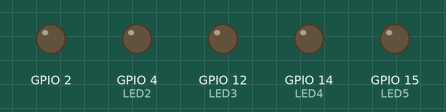
Simulated run of this sketch. Board: ESP32. Parts: output pins drawn as LEDs (lit = HIGH).

Above: at 0.05 s.
At 1.35 s:
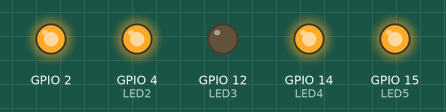
At 2.85 s:
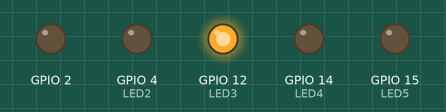
Timing chart, 0 to 3.1 s (numbered marks = the images above):
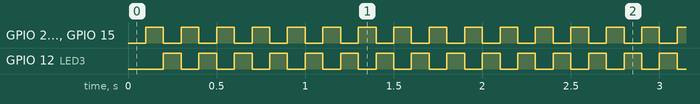

The sketch:

TickerFunctional.ino
```cpp
#include "Arduino.h"
#include "Ticker.h"

#define LED1  2
#define LED2  4
#define LED3  12
#define LED4  14
#define LED5  15

/**** 创建一个类****/
class ExampleClass {
  public:
    ExampleClass(int pin, int duration) : _pin(pin), _duration(duration) {//  “:”继承对象；
      pinMode(_pin, OUTPUT);
      _myTicker.attach_ms(_duration, std::bind(&ExampleClass::classBlink, this));
    }//构造函数
    ~ExampleClass() {};//析构函数

    int _pin, _duration;
    Ticker _myTicker;

    void classBlink() {
      digitalWrite(_pin, !digitalRead(_pin));
    }
};

void staticBlink() {
  digitalWrite(LED2, !digitalRead(LED2));
}

void scheduledBlink() {
  digitalWrite(LED3, !digitalRead(LED2));
}

void parameterBlink(int p) {
  digitalWrite(p, !digitalRead(p));
}
/**** 创建定时器任务****/
Ticker staticTicker;
Ticker scheduledTicker;
Ticker parameterTicker;
Ticker lambdaTicker;

ExampleClass example(LED1, 100);


void setup() {
  pinMode(LED2, OUTPUT);
  staticTicker.attach_ms(100, staticBlink);

  pinMode(LED3, OUTPUT);
  scheduledTicker.attach_ms_scheduled(100, scheduledBlink);

  pinMode(LED4, OUTPUT);
  parameterTicker.attach_ms(100, std::bind(parameterBlink, LED4));

  pinMode(LED5, OUTPUT);
  lambdaTicker.attach_ms(100, []() {
    digitalWrite(LED5, !digitalRead(LED5));
  });
}

void loop() {
}
```

Measured:
- by itself, GPIO 2, GPIO 4 (LED2), GPIO 12 (LED3), GPIO 14 (LED4), GPIO 15 (LED5): alternates HIGH for 0.10 s and LOW for 0.10 s
